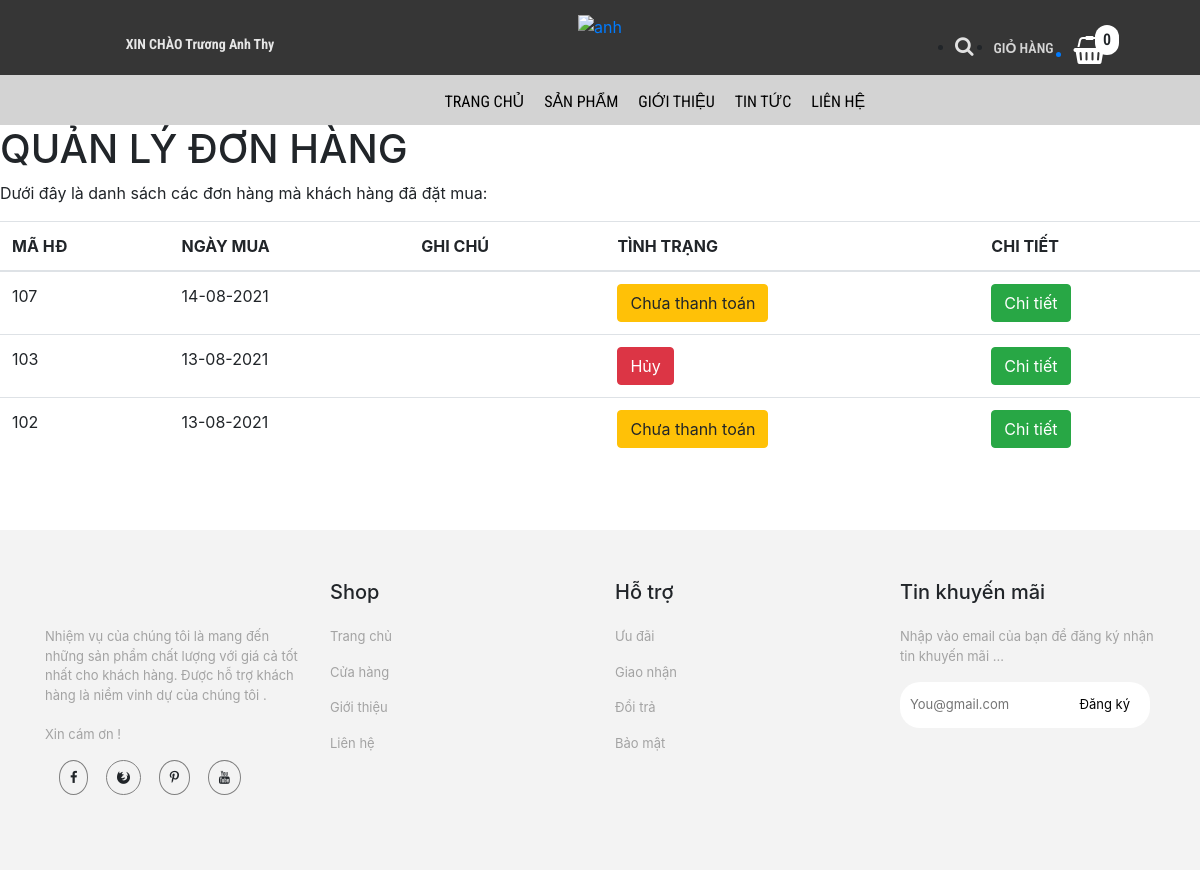
/trang-chinh/lichsu.php (signed in), run on the app's committed database.
### tables this page shows
CREATE TABLE `hoa_don` (
  `ma_hd` int(11) NOT NULL,
  `ngay_mua` varchar(20) NOT NULL,
  `ghi_chu` varchar(50) NOT NULL,
  `tinh_trang` varchar(20) NOT NULL DEFAULT '0',
  `ma_kh` varchar(50) NOT NULL
);

### trang-chinh/dao/pdo.php (called while the page is built, shortened)
<?php
    function pdo_get_connection(){
        $pdo = new PDO("mysql:host=localhost;dbname=bigshoes",'root','');
        $pdo->setAttribute(PDO::ATTR_ERRMODE, PDO::ERRMODE_EXCEPTION);
        return $pdo;
    }
    function pdo_query($sql){
        $sql_args = array_slice(func_get_args(),1);
        try{
            $conn = pdo_get_connection();
            $stmt = $conn ->prepare($sql);
            $stmt -> execute($sql_args);
            $rows = $stmt -> fetchAll();
            return $rows;
        }catch(PDOException $e){
            throw $e;
        }finally{
            unset($conn);
        }
    }
    ?>

### trang-chinh/dao/hoa-don.php (called while the page is built, shortened)
<?php
    require_once ('pdo.php');
    function hoa_don_select_by_makh($ma_kh){
        $sql = "SELECT * FROM hoa_don WHERE ma_kh=? ORDER BY ma_hd DESC";
        return pdo_query($sql,$ma_kh);
    }
?>

### trang-chinh/lichsu.php (the view, shortened to what this page needs)
<!DOCTYPE html>
<html lang="en">
<head>
    <link rel="stylesheet" href="https://maxcdn.bootstrapcdn.com/bootstrap/4.0.0/css/bootstrap.min.css">
    <link rel="stylesheet" href="../../bigshoes/css/lien-he/products.css">
    <link rel="stylesheet" href="../../bigshoes/css/chi-tiet-sp/products.css">
    <link rel="stylesheet" href="../../bigshoes/css/chi-tiet-sp/plugin/css/owl.carousel.min.css">
    <link rel="stylesheet" href="../../bigshoes/css/chi-tiet-sp/plugin/css/owl.theme.default.min.css">
    <link rel="stylesheet" href="https://cdnjs.cloudflare.com/ajax/libs/font-awesome/4.7.0/css/font-awesome.min.css">
</head>
<body>
    <div class="container-fluid">
        <div class="row">
            <div class="col-md-4" style="background-color: rgb(54, 54, 54);text-align: center">
                <div class="login">
                  <?php
                    if(!isset($_SESSION['user'])){
                  ?>
                  <a href="../../bigshoes/tai-khoan/dang-nhap.php"><p><strong>ĐĂNG NHẬP / ĐĂNG KÍ</strong></p></a>
                    <?php }else{ ?>
                  <a href="../../bigshoes/tai-khoan/thong-tin-tk.php"><p><strong>XIN CHÀO <?=$_SESSION['user']['ho_ten']?></strong></p></a>
                  <?php } ?>
                </div>
            </div>
            <div class="col-md-4" style="background-color: rgb(54, 54, 54);text-align: center">
                <div class="logo">
                <a href="index.php"><img src="https://scontent.fsgn13-1.fna.fbcdn.net/v/t1.6435-9/181150315_102201648705132_5894264111956944146_n.png?_nc_cat=100&ccb=1-5&_nc_sid=09cbfe&_nc_ohc=QFhQphCXzRAAX-d1fir&_nc_ht=scontent.fsgn13-1.fna&oh=9bdbefb8aa7738430f4cf22e51cefca8&oe=613BD03A" alt="anh"></a>
                </div>
            </div>
            <div class="col-md-4" style="background-color: rgb(54, 54, 54);text-align: center">
                <div class="giohang" style = "position: reletive;">
                    <?php
                            $sll = 0;
                        ?>
                    <span style = "position: absolute;padding:3px 8px;background-color:#fff;border-radius:50px;left:295px;top:25px;" ><?=$sll?></span>
                <ul>
                        <li><i class="fa fa-search" style="font-size:20px;color:rgb(226, 226, 226)"></i></li>
                        <li><p style="color: rgb(212, 212, 212);font-size: 14px;">GIỎ HÀNG</p></li>
                       <a href="danh-sach-gio-hang.php"><li><i class="fa fa-shopping-basket" style="font-size:28px;color:rgb(255, 255, 255)"></i></li></a>
                    </ul>
                </div>
            </div>
        </div>
    </div>
    <div class="container-fluid">
        <div class="row">
            <div class="col-md-12" style="background-color: rgb(211, 211, 211);">
                <div class="nav">
                    <ul>
                        <li><a href="index.php">TRANG CHỦ</a></li>
                        <li><a href="danh-sach-sp.php">SẢN PHẨM</a></li>
                            <li><a href="gioi-thieu.php">GIỚI THIỆU</a></li>
                            <li><a href="tin-tuc.php">TIN TỨC</a></li>
                            <li><a href="lien-he.php">LIÊN HỆ</a></li>
                    </ul>
                </div>
            </div>
        </div>
    </div>
        <div id="page-wrapper">
		  <div class="header">
                        <div class="page-header">
                            <h1>QUẢN LÝ ĐƠN HÀNG</h1>
                            <p>Dưới đây là danh sách các đơn hàng mà khách hàng đã đặt mua: </p>
                            <?php
                                require_once ('../trang-chinh/dao/hoa-don.php');
                                $ma_kh= $_SESSION['user']['ma_kh'];
                                $items = hoa_don_select_by_makh($ma_kh);
                            ?>
                            <table class="table table-hover">
                                <thead>
                                  <tr>
                                    <th>MÃ HĐ</th>
                                    <th>NGÀY MUA</th>
                                    <th>GHI CHÚ</th>
                                    <th>TÌNH TRẠNG</th>
                                    <th>CHI TIẾT</th>
                                  </tr>
                                </thead>
                                <tbody>
                                <?php foreach($items as $item){
                                     extract($item);
                                    ?>
                                  <tr>
                                    <td><?=$ma_hd?></td>
                                    <td><?=$ngay_mua?></td>
                                    <td><?=$ghi_chu?></td>
                                    <td>
                                        <a href="chinhsuadon.php?ma_hd=<?=$ma_hd?>">
                                        <?php
                                            if($tinh_trang == 0){
                                                echo '<button class="btn btn-warning name="thanh_toan">';
                                                echo "Chưa thanh toán";
                                            }
                                            else if($tinh_trang == 1){
                                                echo '<button class="btn btn-primary name="thanh_toan">';
                                                echo "Đã thanh toán ";
                                            }
                                            else   {
                                                echo '<button class="btn btn-danger name ="thanh_toan">';
                                                echo "Hủy";
                                            }
                                        ?>
                                        </button></a>
                                    </td>
                                    <td><a href="lichsu-chitiet.php?ma_hd=<?=$ma_hd?>&ma_kh=<?=$ma_kh?>"><button class="btn btn-success">Chi tiết</button></a></td>
                                  </tr>
                                <?php } ?>
                                </tbody>
                              </table>
                        </div>
		</div>
            </div>
    <div class="container-fluid now2" style="margin-top: 70px;">
        <div class="row">
            <div class="container" style="margin-top: 50px;">
                <div class="row">
                    <div class="col-md-3">
                        <div class="fo">
                        </div>
                    </div>
                    <div class="col-md-3">
                        <div class="fo">
                            <h5>Shop</h5>
                        </div>
                    </div>
                    <div class="col-md-3">
                        <h5>Hỗ trợ</h5>
                    </div>
                    <div class="col-md-3">
                        <h5>Tin khuyến mãi</h5>
                    </div>
                </div>
                <div class="row" style="margin-top: 0px;">
                    <div class="col-md-3">
                        <div class="fo">
                            <ul>
                                <li>
                                    <p>
                                    Nhiệm vụ của chúng tôi là mang đến những sản phẩm chất lượng với giá cả tốt nhất cho khách hàng. Được hỗ trợ khách hàng là niềm vinh dự của chúng tôi . <br><br>
                                    Xin cám ơn !
                                </p>
                                </li>
                                <li><i class="fa fa-facebook "></i>
                                    <i class="fa fa-firefox"></i>
                                    <i class="fa fa-pinterest-p"></i>
                                    <i class="fa fa-youtube"></i>
                                </li>
                            </ul>
                        </div>
                    </div>
                    <div class="col-md-3">
                        <div class="fo">
                            <ul>
                                <li>
                                    <p>Trang chủ</p>
                                </li>
                                <li>
                                    <p>Cửa hàng</p>
                                </li>
                                <li>
                                    <p>Giới thiệu</p>
                                </li>
                                <li>
                                    <p>Liên hệ</p>
                                </li>
                            </ul>
                        </div>
                    </div>
                    <div class="col-md-3">
                        <div class="fo">
                            <ul>
                                <li>
                                    <p>Ưu đãi</p>
                                </li>
                                <li>
                                    <p>Giao nhận</p>
                                </li>
                                <li>
                                    <p>Đổi trả</p>
                                </li>
                                <li>
                                    <p>Bảo mật</p>
                                </li>
                            </ul>
                        </div>
                    </div>
                    <div class="col-md-3">
                        <div class="fo">
                            <ul>
                                <li>
                                    <p>Nhập vào email của bạn để đăng ký nhận tin khuyến mãi ...</p>
                                </li>
                                <li>
                                    <input type="text" placeholder="You@gmail.com">
                                    <a href="#">Đăng ký</a>
                                </li>
                            </ul>
                        </div>
                    </div>
                </div>
            </div>
        </div>
</body>
</html>

### css/lien-he/products.css (style rules this page uses)
* { margin: 0px; padding: 0px; box-sizing: border-box; }
.login p { margin-top: 34px; color: rgb(230, 230, 230); font-size: 14px; font-family: 'Roboto Condensed', sans-serif; }
.logo { padding: 13px; }
.logo img { width: 61px; }
.nav { position: relative; width: 100%; height: 50px; background-color: rgb(211, 211, 211); font-family: 'Roboto Condensed', sans-serif; }
.nav ul { position: absolute; top: 0; left: 31.5%; }
.nav ul li { float: left; list-style: none; margin-left: 20px; font-family: 'Roboto Condensed', sans-serif; font-size: 16px; margin-top: 15px; }
.giohang { font-weight: 600; margin-left: 120px; font-family: 'Roboto Condensed', sans-serif; }
.giohang ul li { float: left; margin-left: 20px; margin-top: 20px; }
.fo ul li { margin-top: 15px; list-style: none; font-size: 13px; }
.fo ul li i { margin-left: 14px; border: solid 1px gray; padding: 10px; border-radius: 100%; }
.fo ul li p { color: rgb(163, 163, 163); }
.fo ul li input { padding: 13px 10px; width: 250px; border: none; border-radius: 20px; }
.fo ul li a { position: absolute; top: 83px; right: 40px; color: black; }
.now2 { width: 100%; height: 340px; background-color: rgb(243, 243, 243); position: relative; }

### css/chi-tiet-sp/products.css (style rules this page uses)
* { margin: 0px; padding: 0px; box-sizing: border-box; }
.login p { margin-top: 34px; color: rgb(230, 230, 230); font-size: 14px; font-family: "Roboto Condensed", sans-serif; }
.logo { padding: 13px; }
.logo img { width: 61px; }
.nav { position: relative; width: 100%; height: 50px; background-color: rgb(211, 211, 211); font-family: "Roboto Condensed", sans-serif; }
.nav ul { position: absolute; top: 0; left: 35%; }
.nav ul li { float: left; list-style: none; margin-left: 20px; font-family: "Roboto Condensed", sans-serif; font-size: 16px; margin-top: 15px; }
.nav ul li a { text-decoration: none; color: black; }
.giohang { font-weight: 600; margin-left: 120px; font-family: "Roboto Condensed", sans-serif; }
.giohang ul li { float: left; margin-left: 20px; margin-top: 20px; }
.fo ul li { margin-top: 15px; list-style: none; font-size: 13px; }
.fo ul li i { margin-left: 14px; border: solid 1px gray; padding: 10px; border-radius: 100%; }
.fo ul li p { color: rgb(163, 163, 163); }
.fo ul li input { padding: 13px 10px; width: 250px; border: none; border-radius: 20px; }
.fo ul li a { position: absolute; top: 83px; right: 40px; color: black; }
.now2 { width: 100%; height: 340px; background-color: rgb(243, 243, 243); position: relative; }

### data on the page
hoa_don: ma_hd "107", ngay_mua "14-08-2021", tinh_trang "Chưa thanh toán"
hoa_don: ma_hd "103", ngay_mua "13-08-2021", tinh_trang "Hủy"
hoa_don: ma_hd "102", ngay_mua "13-08-2021", tinh_trang "Chưa thanh toán"

### other printed values
$_SESSION['user']['ho_ten'] "Trương Anh Thy"
$sll "0"
